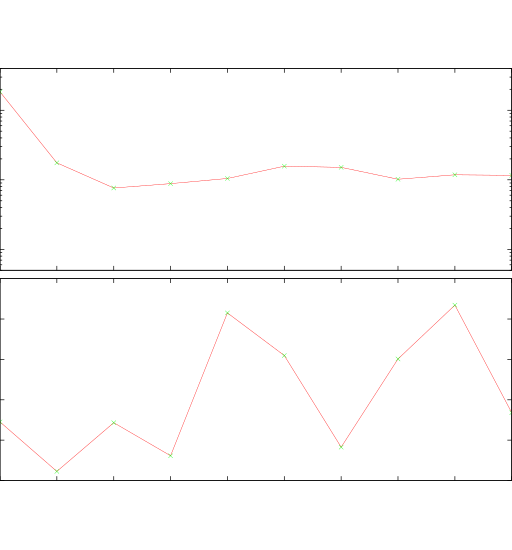

The script that drew this image:
clear
reset
file = "linearisierung_FSR_okay"
datafile = sprintf('../dat/%s.dat',file)

unset key
set samples 100000
set term push
set term epslatex color 10 size 13cm, 14cm
set out sprintf('%s.tex',file)
set multiplot

set lmargin 0
set rmargin 0.1

set logscale y
set yrange [0.5:400]
set grid ytics lt 1 lc rgbcolor "#f4f4f4" linewidth .1
set grid mytics lt 1 lc rgbcolor "#fafafa" linewidth .1
set ylabel 'max. Scanfehler [MHz]' 1.5,0
unset xlabel
set xtics 1
set origin 0, 0.5
set size 1, 0.5
set bmargin 0.3
set tmargin 5
#set lmargin 10
set format x ""

plot datafile using 1:(abs($2)) with lines, \
datafile using 1:(abs($2)) with points pt 2 lc 2


set ylabel 'FSR Fehler [MHz]' -0.3,0
set xlabel 'Iteration'
unset logscale y
unset grid
set ytics 0,1,4
set yrange [0:5]
set origin 0, 0
set size 1, 0.5
set bmargin 5
set tmargin 0.3
#set lmargin 8.2
set format x "%g"

plot datafile using 1:(abs($4)) with lines, \
datafile using 1:(abs($4)) with points pt 2 lc 2

unset multiplot
unset out
